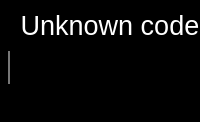
<?xml version="1.0" encoding="UTF-8"?>
<ui version="4.0">
 <class>VideoPlayerWidget</class>
<widget class="QWidget" name="videoWidget" native="true">
  <property name="mouseTracking">
   <bool>true</bool>
  </property>
  <property name="styleSheet">
   <string notr="true">background-color:black;</string>
  </property>
  <layout class="QGridLayout" name="videoLayout">
   <item row="0" column="1">
	<spacer name="topMargin">
	 <property name="orientation">
	  <enum>Qt::Vertical</enum>
	 </property>
	 <property name="sizeHint" stdset="0">
	  <size>
	   <width>20</width>
	   <height>40</height>
	  </size>
	 </property>
	</spacer>
   </item>
   <item row="1" column="0">
	<spacer name="leftMargin">
	 <property name="orientation">
	  <enum>Qt::Horizontal</enum>
	 </property>
	 <property name="sizeHint" stdset="0">
	  <size>
	   <width>40</width>
	   <height>20</height>
	  </size>
	 </property>
	</spacer>
   </item>
   <item row="1" column="2">
	<spacer name="rightMargin">
	 <property name="orientation">
	  <enum>Qt::Horizontal</enum>
	 </property>
	 <property name="sizeHint" stdset="0">
	  <size>
	   <width>40</width>
	   <height>20</height>
	  </size>
	 </property>
	</spacer>
   </item>
   <item row="1" column="1">
	<widget class="aske::VideoView" name="videoView" native="true">
	 <property name="palette">
	  <palette>
	   <active>
		<colorrole role="Button">
		 <brush brushstyle="SolidPattern">
		  <color alpha="255">
		   <red>0</red>
		   <green>0</green>
		   <blue>0</blue>
		  </color>
		 </brush>
		</colorrole>
		<colorrole role="Base">
		 <brush brushstyle="SolidPattern">
		  <color alpha="255">
		   <red>0</red>
		   <green>0</green>
		   <blue>0</blue>
		  </color>
		 </brush>
		</colorrole>
		<colorrole role="Window">
		 <brush brushstyle="SolidPattern">
		  <color alpha="255">
		   <red>0</red>
		   <green>0</green>
		   <blue>0</blue>
		  </color>
		 </brush>
		</colorrole>
	   </active>
	   <inactive>
		<colorrole role="Button">
		 <brush brushstyle="SolidPattern">
		  <color alpha="255">
		   <red>0</red>
		   <green>0</green>
		   <blue>0</blue>
		  </color>
		 </brush>
		</colorrole>
		<colorrole role="Base">
		 <brush brushstyle="SolidPattern">
		  <color alpha="255">
		   <red>0</red>
		   <green>0</green>
		   <blue>0</blue>
		  </color>
		 </brush>
		</colorrole>
		<colorrole role="Window">
		 <brush brushstyle="SolidPattern">
		  <color alpha="255">
		   <red>0</red>
		   <green>0</green>
		   <blue>0</blue>
		  </color>
		 </brush>
		</colorrole>
	   </inactive>
	   <disabled>
		<colorrole role="Button">
		 <brush brushstyle="SolidPattern">
		  <color alpha="255">
		   <red>0</red>
		   <green>0</green>
		   <blue>0</blue>
		  </color>
		 </brush>
		</colorrole>
		<colorrole role="Base">
		 <brush brushstyle="SolidPattern">
		  <color alpha="255">
		   <red>0</red>
		   <green>0</green>
		   <blue>0</blue>
		  </color>
		 </brush>
		</colorrole>
		<colorrole role="Window">
		 <brush brushstyle="SolidPattern">
		  <color alpha="255">
		   <red>0</red>
		   <green>0</green>
		   <blue>0</blue>
		  </color>
		 </brush>
		</colorrole>
	   </disabled>
	  </palette>
	 </property>
	 <property name="mouseTracking">
	  <bool>true</bool>
	 </property>
	 <property name="styleSheet">
	  <string notr="true"/>
	 </property>
	</widget>
   </item>
   <item row="2" column="1">
	<spacer name="bottomMargin">
	 <property name="orientation">
	  <enum>Qt::Vertical</enum>
	 </property>
	 <property name="sizeHint" stdset="0">
	  <size>
	   <width>20</width>
	   <height>40</height>
	  </size>
	 </property>
	</spacer>
   </item>
  </layout>
  <widget class="QSlider" name="progressSlider">
   <property name="geometry">
	<rect>
	 <x>0</x>
	 <y>0</y>
	 <width>84</width>
	 <height>19</height>
	</rect>
   </property>
   <property name="focusPolicy">
	<enum>Qt::NoFocus</enum>
   </property>
   <property name="styleSheet">
	<string notr="true">QSlider::groove:horizontal {
background: #eee;
height: 2px;
}

QSlider::groove:horizontal:hover {
background: #eee;
height: 4px;
}

QSlider::sub-page:horizontal {
background: white;
height: 2px;
}

QSlider::add-page:horizontal {
background: #777;
height: 2px;
}

QSlider::handle {
width: 0px;
height: 0px;
}</string>
   </property>
   <property name="orientation">
	<enum>Qt::Horizontal</enum>
   </property>
  </widget>
  <widget class="QSlider" name="volumeSlider">
   <property name="geometry">
	<rect>
	 <x>0</x>
	 <y>0</y>
	 <width>19</width>
	 <height>84</height>
	</rect>
   </property>
   <property name="focusPolicy">
	<enum>Qt::NoFocus</enum>
   </property>
   <property name="styleSheet">
	<string notr="true">QSlider::groove:vertical {
background: #eee;
width: 2px;
}

QSlider::groove:vertical:hover {
background: #eee;
width:4px;
}

QSlider::sub-page:vertical {
background: #777;
width: 2px;
}

QSlider::add-page:vertical {
background: white;
width: 2px;
}

QSlider::handle {
width: 0px;
height: 0px;
}</string>
   </property>
   <property name="orientation">
	<enum>Qt::Vertical</enum>
   </property>
  </widget>
  <widget class="QLabel" name="codecErrorLabel">
   <property name="geometry">
	<rect>
	 <x>0</x>
	 <y>0</y>
	 <width>241</width>
	 <height>51</height>
	</rect>
   </property>
   <property name="font">
	<font>
	 <pointsize>20</pointsize>
	</font>
   </property>
   <property name="text">
	<string>&lt;html&gt;&lt;head/&gt;&lt;body&gt;&lt;p&gt;&lt;span style=&quot; color:#ffffff;&quot;&gt;Unknown codec!&lt;/span&gt;&lt;/p&gt;&lt;/body&gt;&lt;/html&gt;</string>
   </property>
   <property name="alignment">
	<set>Qt::AlignCenter</set>
   </property>
  </widget>
 </widget>
  <layoutdefault spacing="6" margin="11"/>
 <customwidgets>
  <customwidget>
   <class>aske::VideoView</class>
   <extends>QWidget</extends>
   <header location="global">videoplayer.h</header>
   <container>1</container>
  </customwidget>
 </customwidgets>
 <resources/>
 <connections/>
</ui>
